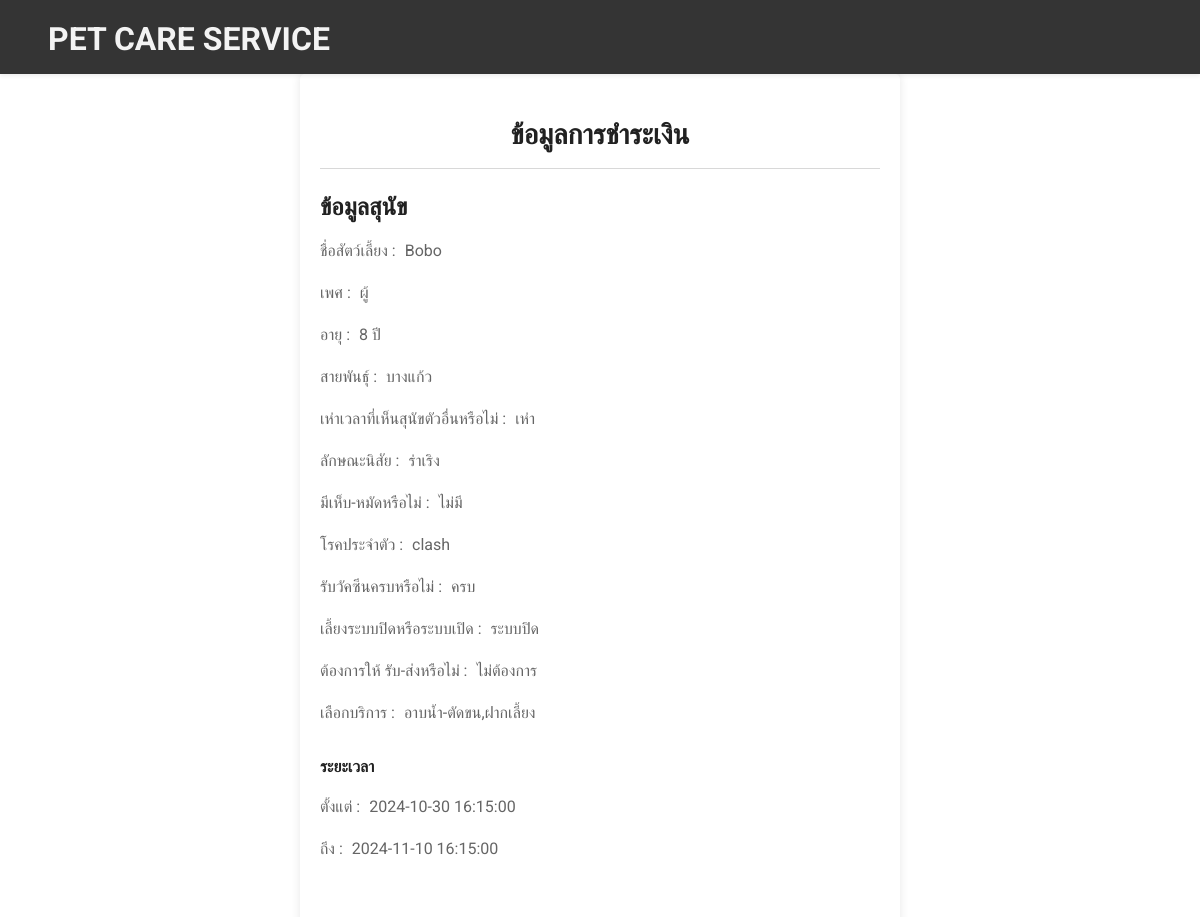
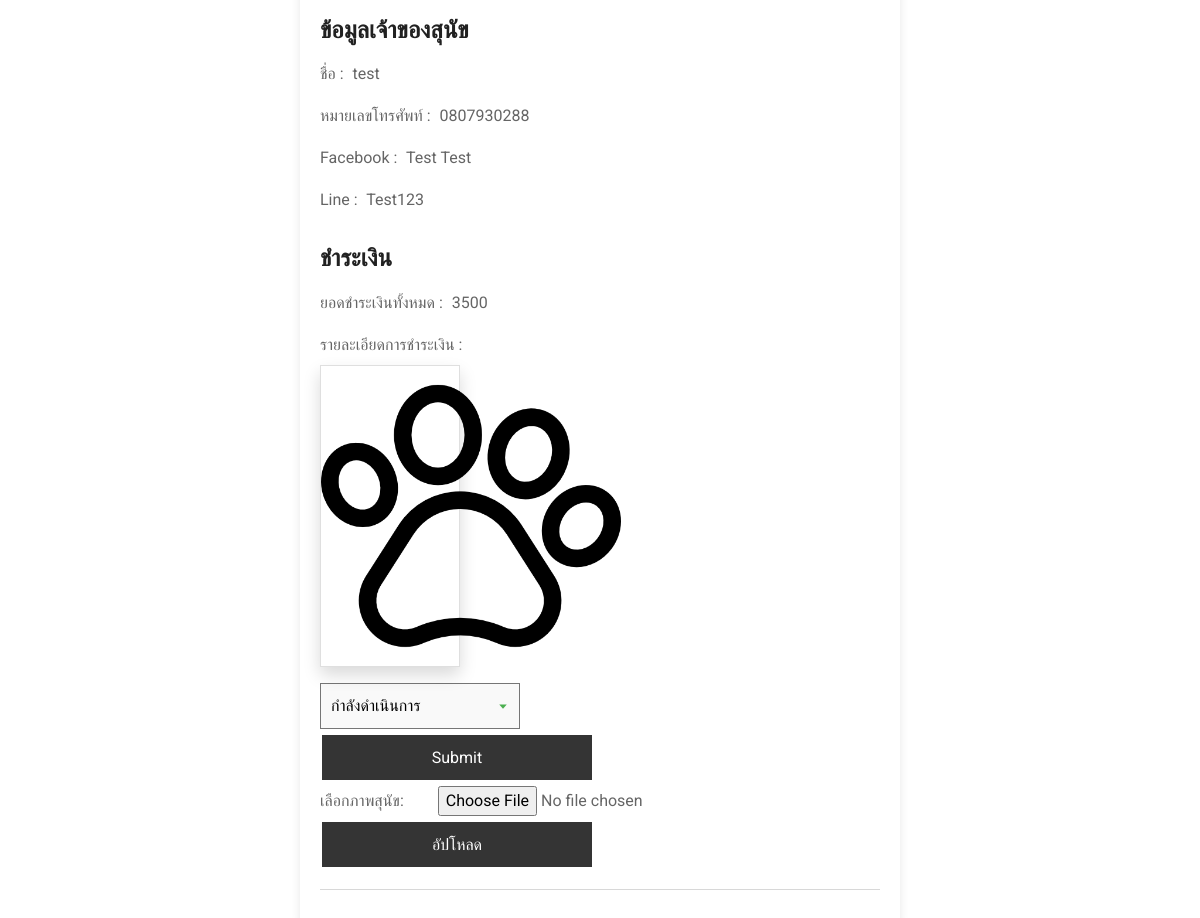
The page /servicedogdetail.php?id=65 (signed in) on the database its author committed (2 pictures, top to bottom).
### tables this page shows
CREATE TABLE `dogservice` (
  `dogID` int(11) NOT NULL,
  `dogname` varchar(255) NOT NULL,
  `doggender` enum('ผู้','เมีย') NOT NULL,
  `dogage` varchar(255) NOT NULL,
  `dogspicies` varchar(255) DEFAULT NULL,
  `dogbark` enum('เห่า','ไม่เห่า') NOT NULL,
  `dogbehavior` varchar(255) DEFAULT NULL,
  `dogtick` enum('มี','ไม่มี') NOT NULL,
  `dogcongen` varchar(255) NOT NULL,
  `dogvac` enum('ครบ','ไม่ครบ') NOT NULL,
  `dogrs` enum('ระบบปิด','ระบบเปิด') NOT NULL,
  `dogtrans` text NOT NULL,
  `dogservices` varchar(255) NOT NULL,
  `ddatetimestartd` datetime NOT NULL,
  `ddatetimeendd` datetime NOT NULL,
  `userID` int(11) NOT NULL,
  `username` varchar(255) NOT NULL,
  `phone` varchar(10) NOT NULL,
  `facebook` varchar(255) NOT NULL,
  `line` varchar(100) NOT NULL,
  `total_price` int(11) NOT NULL,
  `status` varchar(255) NOT NULL
);

### servicedogdetail.php (the view, shortened to what this page needs)
<?php
include('config/connect.php');
if (isset($_GET['id'])) {
    $dogID = intval($_GET['id']);
    $sqlDogDetail = "SELECT * FROM dogservice WHERE dogID = ?";
    $stmt = $conn->prepare($sqlDogDetail);
    $stmt->bind_param("i", $dogID);
    $stmt->execute();
    $resultDogDetail = $stmt->get_result();
    if ($resultDogDetail->num_rows > 0) {
        $dogDetail = $resultDogDetail->fetch_assoc();
    } else {
        echo "ไม่พบรายละเอียดสำหรับสุนัขนี้.";
        exit;
    }
} else {
    echo "คำขอไม่ถูกต้อง.";
    exit;
}
$query = $conn->prepare("SELECT * FROM dogreceipt WHERE dogID = ? ORDER BY uploaded_on DESC");
$query->bind_param("i", $dogID);
$query->execute();
$result = $query->get_result();
$images = [];
if ($result->num_rows > 0) {
    while ($row = $result->fetch_assoc()) {
        $images[] = 'eslip/' . $row['deslip'];
    }
}
?>
<!DOCTYPE html>
<html lang="en">
<head>
    <link href="css/bootstrap.min.css" rel="stylesheet">
    <link href="css/style.css" rel="stylesheet">
</head>
<body>
    <?php if (isset($_SESSION['adminID'])): ?>
    <nav class="navbar navbar-expand-lg navbar-light shadow-sm " style="background-color:#343434;">
        <a href="adminindex.php" class="navbar-brand ms-lg-5">
            <h1 class="m-0 text-uppercase text-light"><font size="6" >Pet care service</font></h1>
        </a>
    </nav>
    <div class="container">
        <h3 class="mt-4 text-center">ข้อมูลการชำระเงิน</h3>
        <hr>
        <form action="dogstatus.php" method="post" enctype="multipart/form-data" id="dogServiceForm" onsubmit="return validateForm()">
            <div class="mb-3">
                <h4 class="mt-4 ">ข้อมูลสุนัข</h4>
                <label for="dogname" class="form-label">ชื่อสัตว์เลี้ยง :</label>
                <?php echo htmlspecialchars($dogDetail['dogname']); ?><br>
                <label for="doggender" class="form-label ">เพศ :</label>
                <?php echo htmlspecialchars($dogDetail['doggender']); ?><br>
                <label for="dogage" class="form-label ">อายุ :</label>
                <?php echo htmlspecialchars($dogDetail['dogage']); ?><br>
                <label for="dogspicies" class="form-label">สายพันธุ์ :</label>
                <?php echo htmlspecialchars($dogDetail['dogspicies']); ?><br>
                <label for="dogbark" class="form-label">เห่าเวลาที่เห็นสุนัขตัวอื่นหรือไม่ :</label>
                <?php echo htmlspecialchars($dogDetail['dogbark']); ?><br>
                <label for="dogbehavior" class="form-label">ลักษณะนิสัย :</label>
                <?php echo htmlspecialchars($dogDetail['dogbehavior']); ?><br>
                <label for="dogtick" class="form-label">มีเห็บ-หมัดหรือไม่ :</label>
                <?php echo htmlspecialchars($dogDetail['dogtick']); ?><br>
                <label for="dogcongen" class="form-label">โรคประจำตัว :</label>
                <?php echo htmlspecialchars($dogDetail['dogcongen']); ?><br>
                <label for="dogvac" class="form-label">รับวัคซีนครบหรือไม่ :</label>
                <?php echo htmlspecialchars($dogDetail['dogvac']); ?><br>
                <label for="dogrs" class="form-label">เลี้ยงระบบปิดหรือระบบเปิด :</label>
                <?php echo htmlspecialchars($dogDetail['dogrs']); ?><br>
                <label for="dogtrans" class="form-label">ต้องการให้ รับ-ส่งหรือไม่ :</label>
                <?php echo htmlspecialchars($dogDetail['dogtrans']); ?><br>
                <label for="dogservices" class="form-label">เลือกบริการ :</label>
                <?php echo htmlspecialchars($dogDetail['dogservices']); ?><br>
                <h6 class="mt-4 ">ระยะเวลา</h6>
                <label for="ddatetimestartd" class="form-label">ตั้งแต่ :</label>
                <?php echo htmlspecialchars($dogDetail['ddatetimestartd']); ?><br>
                <label for="ddatetimeendd" class="form-label">ถึง :</label>
                <?php echo htmlspecialchars($dogDetail['ddatetimeendd']); ?><br>
            </div><br>
            <div class="mb-3">
                <h4 class="mt-4 ">ข้อมูลเจ้าของสุนัข</h4>
                <label for="username" class="form-label">ชื่อ :</label>
                <?php echo htmlspecialchars($dogDetail['username']); ?><br>
                <label for="phone" class="form-label">หมายเลขโทรศัพท์ :</label>
                <?php echo htmlspecialchars($dogDetail['phone']); ?><br>
                <label for="facebook" class="form-label">Facebook :</label>
                <?php echo htmlspecialchars($dogDetail['facebook']); ?><br>
                <label for="line" class="form-label">Line :</label>
                <?php echo htmlspecialchars($dogDetail['line']); ?><br>
            </div>
            <div class="mb-3">
                <h4 class="mt-4">ชำระเงิน</h4>
                <label for="total_price" class="form-label">ยอดชำระเงินทั้งหมด :</label>
                <?php echo htmlspecialchars($dogDetail['total_price']); ?><br>
                <label for="deslip" class="form-label">รายละเอียดการชำระเงิน :</label>
                <?php if (!empty($images)): ?>
                <?php foreach ($images as $imageURL): ?>
                    <div class="col-sm-6 col-lg-4 col-xl-3">
                        <div class="card shadow h-100">
                            <img src="<?php echo $imageURL ?>" alt="" width="100%" class="card-img">
                        </div>
                    </div>
                <?php endforeach; ?>
            <?php else: ?>
                <p>No image found...</p>
            <?php endif; ?>
            </div>
            <select name="status" class="custom-select" id="status">
        <option value="กำลังดำเนินการ" <?php if ($dogDetail['status'] == 'กำลังดำเนินการ') echo 'selected'; ?>>กำลังดำเนินการ</option>
    </select><br>
        <button type="submit" name="dogstatus" class="btn1">Submit</button>
        </form>
        <form action="upload_dog_image.php" method="post" enctype="multipart/form-data">
            <label for="image">เลือกภาพสุนัข:</label>
            <input type="file" name="image" id="image" >
            <button type="submit" name="upload_image" class="btn1">อัปโหลด</button>
        </form>
        <hr>
    </div>
    <?php endif; ?>
</body>
</html>

### css/style.css (style rules this page uses)
:root { --primary: #343434; --secondary: #343434; --light: #F3F3F3; --dark: #212121; }

### servicedogdetail.php (style rules this page uses)
.custom-select { width: 200px; padding: 10px; border: 2px solid #343434 border-radius: 5px; background-color: #f9f9f9; font-size: 16px; appearance: none; background-repeat: no-repeat; background-position: right 10px center; background-size: 12px; cursor: pointer; }
.card-img { width: 300px; height: auto; }
body { margin: 0; padding: 0; font-family: 'Roboto', sans-serif; }
.container { max-width: 600px; padding: 20px; border-radius: 5px; box-shadow: 0 0 10px rgba(0, 0, 0, 0.1); margin: auto; }
.btn1 { font-family: 'Roboto', sans-serif; background-color: #343434; border: none; color: white; padding: 16px 32px; text-align: center; text-decoration: none; display: inline-block; font-size: 16px; margin: 6px 2px; transition-duration: 0.4s; cursor: pointer; width: 270px; height: 45px; line-height: 0px; }
.form-label { display: inline-block; margin-right: 5px; margin-top: 10px; }
label { margin-right: 30px; }

### rows shown on the page
dogservice: dogname "Bobo", doggender "ผู้", dogage "8 ปี", dogspicies "บางแก้ว", dogbark "เห่า", dogbehavior "ร่าเริง", dogtick "ไม่มี", dogcongen "clash", dogvac "ครบ", dogrs "ระบบปิด", dogtrans "ไม่ต้องการ", dogservices "อาบน้ำ-ตัดขน,ฝากเลี้ยง", ddatetimestartd "2024-10-30 16:15:00", ddatetimeendd "2024-11-10 16:15:00", username "test", phone "0807930288", facebook "Test Test", line "Test123", total_price "3500", status "กำลังดำเนินการ"
